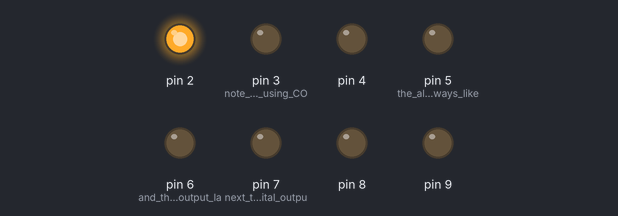
Recording of a sketch running on a simulated Arduino Mega 2560, built with avr-gcc and run on an emulated ATmega2560. On the bench: output pins drawn as LEDs (lit = HIGH). What the sketch prints to the serial monitor is not drawn.

Above: at 0.05 s.
At 0.45 s:
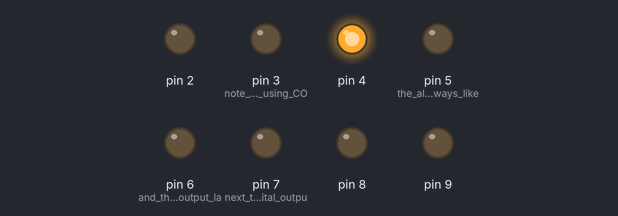
At 0.85 s:
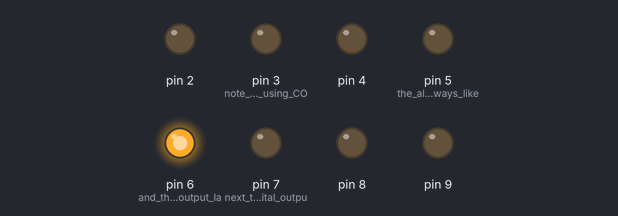
At 1.85 s:
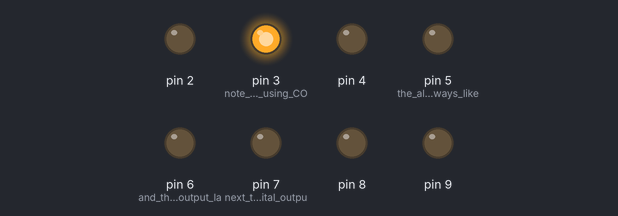
At 2.65 s:
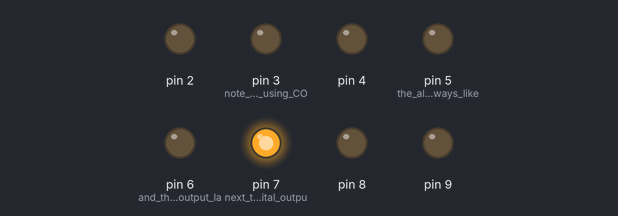
At 3.55 s:
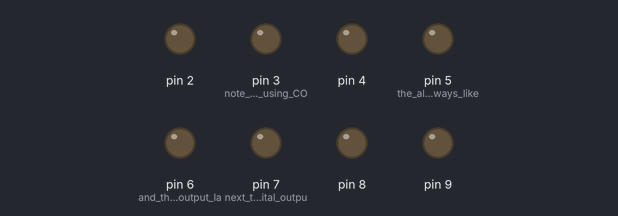
Timing chart, 0 to 3.9 s (numbered marks = the images above):
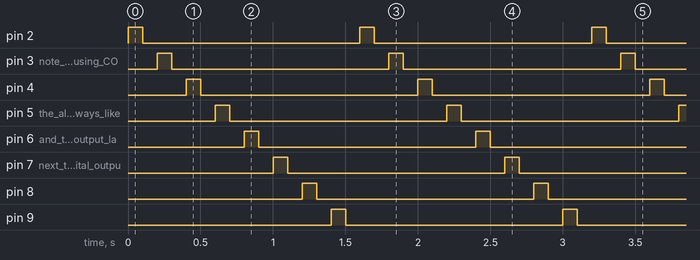

Measured:
- by itself, pin 2, pin 3 (note_that_we_are_using_CO), pin 4, pin 5 (the_alias_is_always_like), pin 6 (and_the_digital_output_la), pin 7 (next_to_the_digital_outpu), pin 8, pin 9: alternates HIGH for 0.10 s and LOW for 1.5 s
- by itself, everything shown: repeats every 1.6 s, in 16 steps

The sketch:

double_serial_and_blink.ino
```cpp
#include <Controllino.h>  /* Usage of CONTROLLINO library allows you to use CONTROLLINO_xx aliases in your sketch. */


// the setup function runs once when you press reset (CONTROLLINO RST button) or connect the CONTROLLINO to the PC
void setup() {
  Serial.begin(9600);
  Serial2.begin(115200);

  Serial.println("Hello world");
  Serial2.write("SHOWER ON\n");

  // initialize all used digital output pins as outputs
  pinMode(CONTROLLINO_D0, OUTPUT);
  pinMode(CONTROLLINO_D1, OUTPUT);  // note that we are using CONTROLLINO aliases for the digital outputs
  pinMode(CONTROLLINO_D2, OUTPUT);
  pinMode(CONTROLLINO_D3, OUTPUT);  // the alias is always like CONTROLLINO_
  pinMode(CONTROLLINO_D4, OUTPUT);  // and the digital output label as you can see at the CONTROLLINO device
  pinMode(CONTROLLINO_D5, OUTPUT);  // next to the digital output screw terminal
  pinMode(CONTROLLINO_D6, OUTPUT);
  pinMode(CONTROLLINO_D7, OUTPUT);
}

// the loop function runs over and over again forever
void loop() {
  digitalWrite(CONTROLLINO_D0, HIGH);   // turn the LED on (HIGH is the voltage level)
  delay(100);                          // wait for 100 milliseconds which is 1/10 of a second
  digitalWrite(CONTROLLINO_D0, LOW);    // turn the LED off by making the voltage LOW
  delay(100);                          // wait for 100 milliseconds which is 1/10 of a second
  digitalWrite(CONTROLLINO_D1, HIGH);
  delay(100);
  digitalWrite(CONTROLLINO_D1, LOW);
  delay(100);
  digitalWrite(CONTROLLINO_D2, HIGH);   // please, visit https://controllino.biz/downloads/
  delay(100);                           // if you want to know more about the mapping of the CONTROLLINO
  digitalWrite(CONTROLLINO_D2, LOW);    // digital outputs to the Arduino pins
  delay(100);
  digitalWrite(CONTROLLINO_D3, HIGH);
  delay(100);
  digitalWrite(CONTROLLINO_D3, LOW);    // by using CONTROLLINO aliases instead of Arduino pin numbers
  delay(100);                           // you ensure sketch portability between all CONTROLLINO variants
  digitalWrite(CONTROLLINO_D4, HIGH);
  delay(100);
  digitalWrite(CONTROLLINO_D4, LOW);
  delay(100);
  digitalWrite(CONTROLLINO_D5, HIGH);
  delay(100);
  digitalWrite(CONTROLLINO_D5, LOW);
  delay(100);
  digitalWrite(CONTROLLINO_D6, HIGH);
  delay(100);
  digitalWrite(CONTROLLINO_D6, LOW);
  delay(100);
  digitalWrite(CONTROLLINO_D7, HIGH);
  delay(100);
  digitalWrite(CONTROLLINO_D7, LOW);
  delay(100);
}
```
